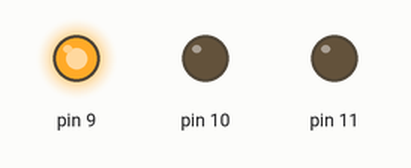
Bench run of a sketch on a simulated Arduino Uno, built with avr-gcc and run on an emulated ATmega328P. On the bench: output pins drawn as LEDs (lit = HIGH).

Above: at 0.05 s.
At 1.35 s:
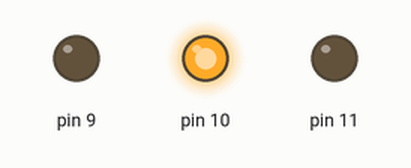
At 2.7 s:
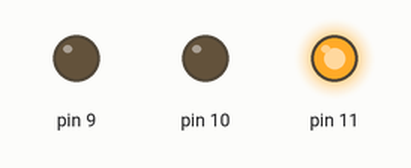
Timing chart, 0 to 3.0 s (numbered marks = the images above):
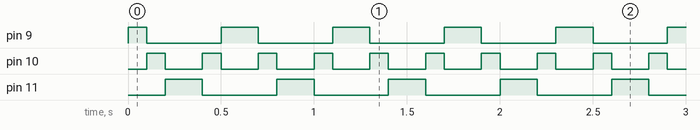

Measured:
- by itself, pin 9: repeats every 0.60 s: LOW 0.40 s, HIGH 0.20 s
- by itself, pin 10: alternates HIGH for 0.10 s and LOW for 0.20 s
- by itself, pin 11: alternates HIGH for 0.20 s and LOW for 0.40 s

The sketch:

sketch_jun3a.ino
```cpp
const int time=100;

void setup() {
  // put your setup code here, to run once:

  for(int ledPin=9;ledPin<12;ledPin++)
  {
    pinMode(ledPin,OUTPUT);
  }
}

void loop() {
  // put your main code here, to run repeatedly:

  for(int ledPin=9;ledPin<12;ledPin++)
  {
    digitalWrite(ledPin,HIGH);
    delay(time);
    digitalWrite(ledPin,LOW);
  }

  for(int ledPin=11;ledPin>8;ledPin--)
  {
    digitalWrite(ledPin,HIGH);
    delay(time);
    digitalWrite(ledPin,LOW);
  }

}
```
